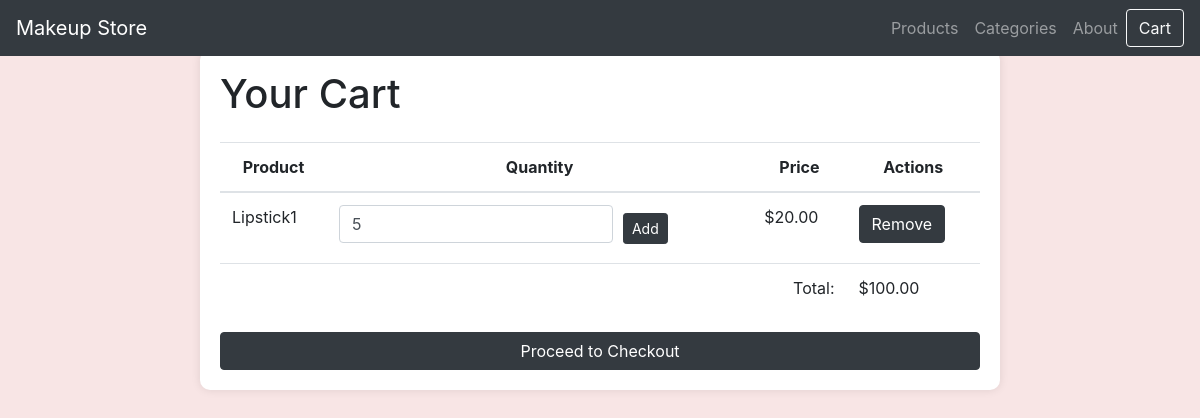
The app's page /cart/ (signed in) with its own data.
### App1/models.py (models this page shows)
class CartItem(models.Model):
    cart = models.ForeignKey(Cart, on_delete=models.CASCADE)
    product = models.ForeignKey(Product, on_delete=models.CASCADE)
    quantity = models.PositiveIntegerField()

class Product(models.Model):
    name = models.CharField(max_length=200)
    description = models.TextField()
    price = models.DecimalField(max_digits=10, decimal_places=2)
    category = models.ForeignKey(Category, on_delete=models.CASCADE)
    image = models.ImageField(upload_to='products/', blank=True, null=True)
    details = models.TextField(blank=True, null=True)

### App1/views.py (the view)
# urls.py: path('cart/', CartView.as_view(), name='cart'),
class CartView(View):
    def get(self, request):
        cart_items = CartItem.objects.filter(cart__user=request.user)
        total_price = sum(item.product.price * item.quantity for item in cart_items)
        context = {
            'cart_items': cart_items,
            'total_price': total_price,
        }
        return render(request, 'cart.html', context)

### App1/templates/App1/cart.html (shortened to what this page needs)
<!DOCTYPE html>
<html lang="en">
<head>
    <link rel="stylesheet" href="https://stackpath.bootstrapcdn.com/bootstrap/4.5.2/css/bootstrap.min.css">
</head>
<body>
<nav class="navbar navbar-expand-lg navbar-dark bg-dark fixed-top">
    <a class="navbar-brand" href="{% url 'home' %}">Makeup Store</a>
    <div class="collapse navbar-collapse" id="navbarNav">
        <ul class="navbar-nav ml-auto">
            <li class="nav-item">
                <a class="nav-link" href="{% url 'product-list' %}">Products</a>
            </li>
            <li class="nav-item dropdown">
                <a class="nav-link" href="{% url 'category-list' %}" id="navbar" role="button" data-bs-toggle="dropdown" aria-expanded="false">
                    Categories
                </a>
            </li>
            <li class="nav-item">
                <a class="nav-link" href="{% url 'about' %}">About</a>
            </li>
        </ul>
        <form class="d-flex">
            <a href="{% url 'cart' %}" class="btn btn-outline-light" type="submit">
                Cart
            </a>
        </form>
    </div>
</nav>
<div class="container">
    <div class="cart-container">
        <h1 class="mb-4">Your Cart</h1>
        <table class="table">
            <thead>
            <tr>
                <th>Product</th>
                <th>Quantity</th>
                <th>Price</th>
                <th>Actions</th>
            </tr>
            </thead>
            <tbody>
            {% for cart_item in cart_items %}
            <tr>
                <td>{{ cart_item.product.name }}</td>
                <td>
                    <form method="post" class="update-form" action="{% url 'update-cart' cart_item.id %}">
                        <label>
                            <input type="number" name="quantity" value="{{ cart_item.quantity }}" class="form-control">
                        </label>
                        <button type="submit" class="btn btn-sm btn-dark update-button">Add</button>
                    </form>
                </td>
                <td>${{ cart_item.product.price }}</td>
                <td>
                    <a href="{% url 'remove-from-cart' cart_item.id %}" class="btn btn-dark">Remove</a>
                </td>
            </tr>
            {% endfor %}
            </tbody>
            <tfoot>
            <tr>
                <td colspan="3" class="text-right">Total:</td>
                <td colspan="2">${{ total_price }}</td>
            </tr>
            </tfoot>
        </table>
        <a href="{% url 'checkout' %}" class="checkout-link btn btn-dark">Proceed to Checkout</a>
    </div>
</div>
</body>
</html>

### App1/templates/App1/cart.html (style rules this page uses)
body { background-color: #f8e5e5; padding-top: 50px; }
.cart-container { max-width: 800px; margin: 0 auto; background-color: white; border-radius: 10px; box-shadow: 0px 0px 10px rgba(0, 0, 0, 0.1); padding: 20px; }
th { text-align: center; }
td { vertical-align: middle; }
.update-form { display: flex; align-items: center; }
.update-button { margin-left: 10px; }
.checkout-link { display: block; text-align: center; margin-top: 20px; }

### records on screen
CartItem: product.name "Lipstick1", quantity "5", product.price "20.00"

### other values on screen
{{ total_price }} "100.00"
